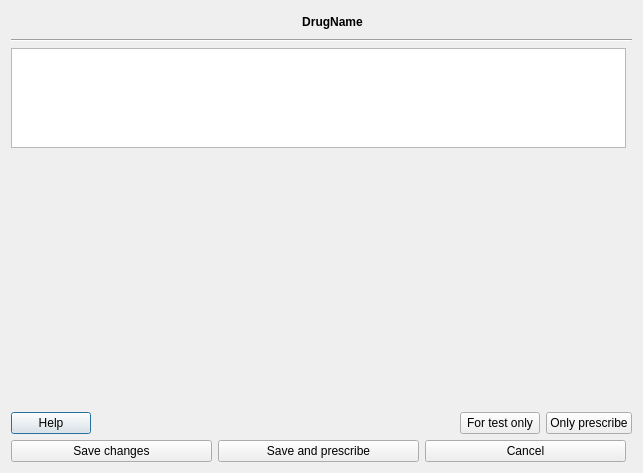
<?xml version="1.0" encoding="UTF-8"?>
<ui version="4.0">
 <class>mfDosageCreatorDialog</class>
 <widget class="QDialog" name="mfDosageCreatorDialog">
  <property name="geometry">
   <rect>
    <x>0</x>
    <y>0</y>
    <width>643</width>
    <height>473</height>
   </rect>
  </property>
  <property name="windowTitle">
   <string>Dialog</string>
  </property>
  <layout class="QGridLayout" name="gridLayout">
   <item row="3" column="0" colspan="2">
    <widget class="Line" name="line">
     <property name="orientation">
      <enum>Qt::Horizontal</enum>
     </property>
    </widget>
   </item>
   <item row="7" column="0" colspan="2">
    <layout class="QHBoxLayout" name="horizontalLayout_7">
     <item>
      <widget class="QPushButton" name="helpButton">
       <property name="text">
        <string>Help</string>
       </property>
      </widget>
     </item>
     <item>
      <spacer name="horizontalSpacer">
       <property name="orientation">
        <enum>Qt::Horizontal</enum>
       </property>
       <property name="sizeHint" stdset="0">
        <size>
         <width>40</width>
         <height>20</height>
        </size>
       </property>
      </spacer>
     </item>
     <item>
      <widget class="QPushButton" name="testOnlyButton">
       <property name="text">
        <string>For test only</string>
       </property>
      </widget>
     </item>
     <item>
      <widget class="QPushButton" name="prescribeButton">
       <property name="toolTip">
        <string>The dosage will be used for your actual prescription,&lt;br /&gt; but will not be saved in your dosage database.</string>
       </property>
       <property name="text">
        <string>Only prescribe</string>
       </property>
      </widget>
     </item>
    </layout>
   </item>
   <item row="5" column="0" rowspan="2" colspan="2">
    <widget class="mfDosageViewer" name="dosageViewer" native="true">
     <property name="sizePolicy">
      <sizepolicy hsizetype="Expanding" vsizetype="Expanding">
       <horstretch>0</horstretch>
       <verstretch>0</verstretch>
      </sizepolicy>
     </property>
    </widget>
   </item>
   <item row="0" column="0">
    <layout class="QHBoxLayout" name="horizontalLayout">
     <item>
      <widget class="QLabel" name="interactionIconLabel">
       <property name="minimumSize">
        <size>
         <width>22</width>
         <height>22</height>
        </size>
       </property>
       <property name="maximumSize">
        <size>
         <width>22</width>
         <height>22</height>
        </size>
       </property>
       <property name="text">
        <string/>
       </property>
      </widget>
     </item>
     <item>
      <widget class="QLabel" name="drugNameLabel">
       <property name="sizePolicy">
        <sizepolicy hsizetype="Expanding" vsizetype="Fixed">
         <horstretch>0</horstretch>
         <verstretch>0</verstretch>
        </sizepolicy>
       </property>
       <property name="maximumSize">
        <size>
         <width>16777215</width>
         <height>16777215</height>
        </size>
       </property>
       <property name="font">
        <font>
         <weight>75</weight>
         <bold>true</bold>
        </font>
       </property>
       <property name="text">
        <string>DrugName</string>
       </property>
       <property name="alignment">
        <set>Qt::AlignCenter</set>
       </property>
       <property name="wordWrap">
        <bool>true</bool>
       </property>
      </widget>
     </item>
    </layout>
   </item>
   <item row="4" column="0">
    <widget class="tkListView" name="availableDosagesListView">
     <property name="maximumSize">
      <size>
       <width>16777215</width>
       <height>100</height>
      </size>
     </property>
    </widget>
   </item>
   <item row="9" column="0">
    <layout class="QHBoxLayout" name="horizontalLayout_2">
     <item>
      <widget class="QPushButton" name="saveButton">
       <property name="toolTip">
        <string>The dosage will be saved in your dosage databse, &lt;br /&gt;no cahnges will be done to your actual prescription.</string>
       </property>
       <property name="text">
        <string>Save changes</string>
       </property>
      </widget>
     </item>
     <item>
      <widget class="QPushButton" name="saveAndPrescribeButton">
       <property name="toolTip">
        <string>The dosage will be used for your actual prescription,&lt;br /&gt; and it will be saved in your dosage database.</string>
       </property>
       <property name="text">
        <string>Save and prescribe</string>
       </property>
      </widget>
     </item>
     <item>
      <widget class="QPushButton" name="cancelButton">
       <property name="toolTip">
        <string>Cancel this window, all changes will be lost.</string>
       </property>
       <property name="text">
        <string>Cancel</string>
       </property>
      </widget>
     </item>
    </layout>
   </item>
  </layout>
 </widget>
 <customwidgets>
  <customwidget>
   <class>mfDosageViewer</class>
   <extends>QWidget</extends>
   <header location="global">dosagedialog/mfDosageViewer.h</header>
   <container>1</container>
  </customwidget>
  <customwidget>
   <class>tkListView</class>
   <extends>QListView</extends>
   <header location="global">tkListView.h</header>
  </customwidget>
 </customwidgets>
 <tabstops>
  <tabstop>availableDosagesListView</tabstop>
  <tabstop>prescribeButton</tabstop>
  <tabstop>helpButton</tabstop>
 </tabstops>
 <resources/>
 <connections>
  <connection>
   <sender>cancelButton</sender>
   <signal>clicked()</signal>
   <receiver>mfDosageCreatorDialog</receiver>
   <slot>reject()</slot>
   <hints>
    <hint type="sourcelabel">
     <x>168</x>
     <y>439</y>
    </hint>
    <hint type="destinationlabel">
     <x>76</x>
     <y>431</y>
    </hint>
   </hints>
  </connection>
 </connections>
</ui>
